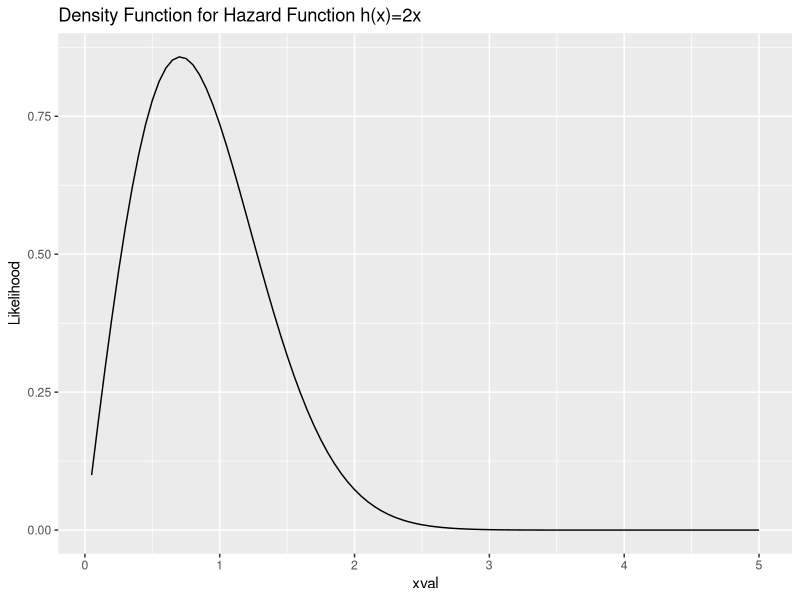
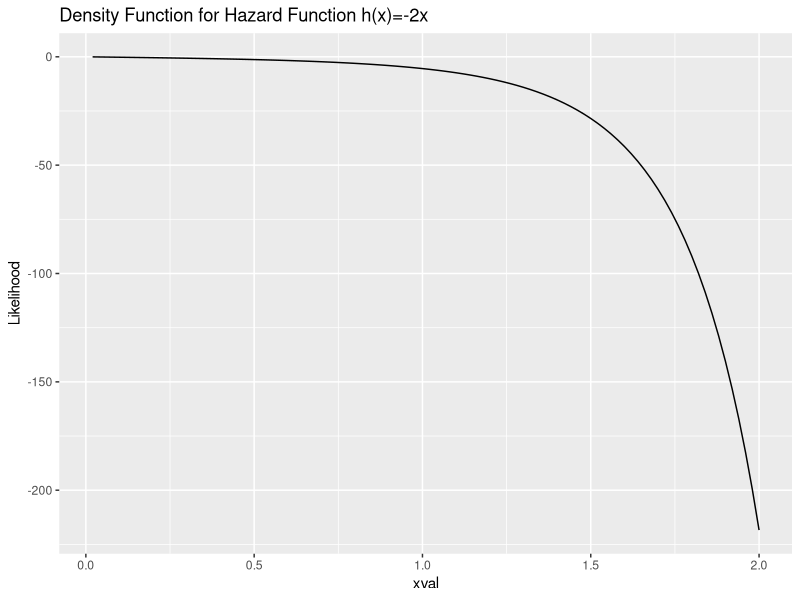
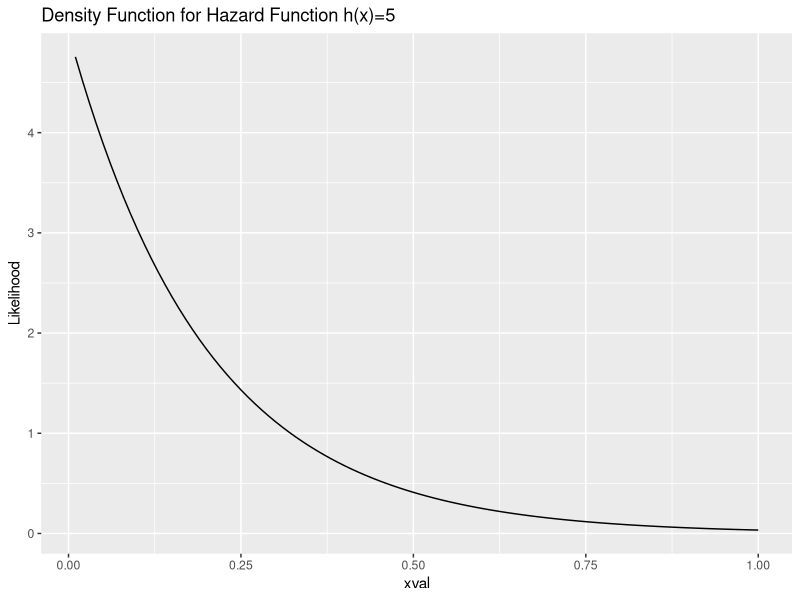
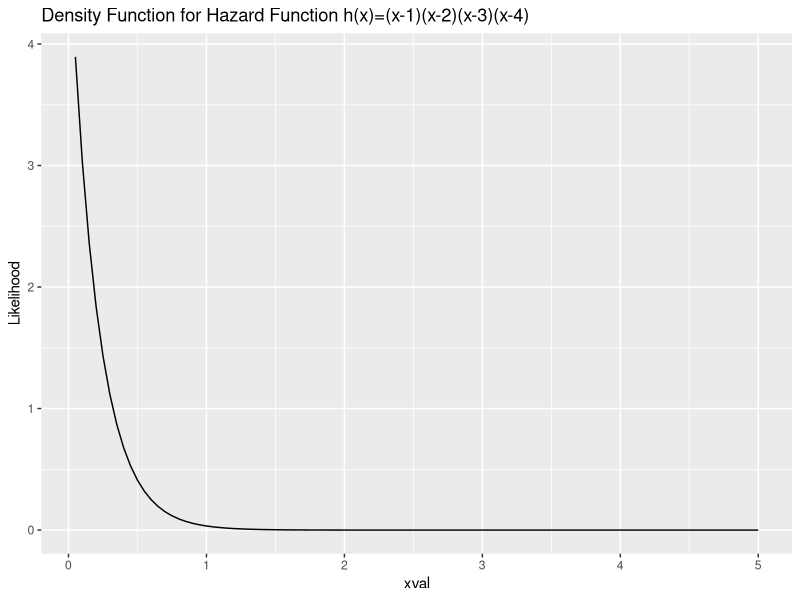

Write the R code that produced these figures, in order.
# density = hazard * exp(-1*integrate(hazard from 0 to t))
#htfo: Given a hazard function, hftn, returns a vector of density values


htof = function(hftn,t,lower){
  density_val = c()
  for( val in t)
  {
    density_val = c(density_val, hftn(val) * exp(-1*integrate(hftn,lower,val)$value))
    
  }
  
  
  return (density_val)
}

plothtof = function(hftn, t, lower,title){
	title = paste("Density Function for Hazard Function h(x)",title,sep='=')
  library(ggplot2)
	#get the density values (y values)
	densities = htof(hftn, t, lower)
	#x values are stored in the t vector
	df = data.frame(Likelihood = densities, xval = t)
	plot = ggplot(df) + geom_line(aes(x=xval, y = Likelihood)) + ggtitle(title)
	
	return (plot)
	}

func1 = function(x) {2*x} # increasing hazard function
t = (1:100)/20
plot1 =plothtof(func1,t,0,"2x")

func2 = function(x) {-2*x} # decreasing hazard function
t = (1:100)/50
plot2 =plothtof(func2,t,0,"-2x")

func3 = function(x) rep(5,length(x))
t = (1:100)/100
plot3 = plothtof(func3,t,0,"5")

func4 = function(x) {(x-1)*(x-2)*(x-3)*(x-4)}
t = (1:100)/20
plot4 = plothtof(func3,t,0,"(x-1)(x-2)(x-3)(x-4)")


